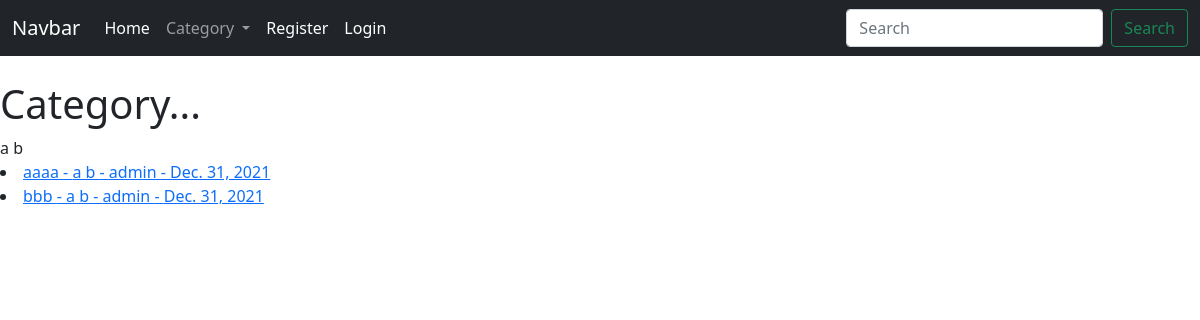
Before: /category/a b/ with the older database file.
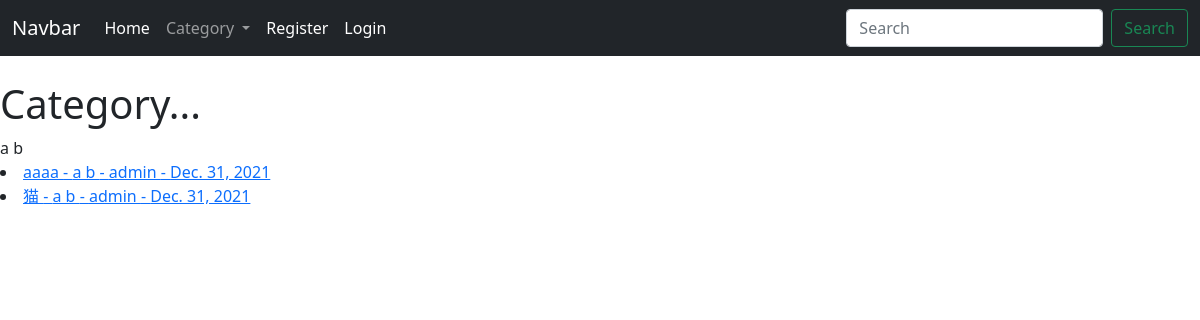
After: the same page with the newer database file.
### theblog/models.py (models this page shows, shortened)
class Post(models.Model):
    title = models.CharField(max_length=255)
    title_tag = models.CharField(max_length=255, default="My Freakin' Awesome Blog!")
    author = models.ForeignKey(User, on_delete=models.CASCADE)
    body = RichTextField(blank=True, null=True)
    post_date = models.DateField(auto_now_add=True)
    category = models.CharField(max_length=255, default='coding')
    snippet = models.CharField(max_length=255, default='Click Link Above To Read Blog Post...')
    likes = models.ManyToManyField(User, related_name='blog_posts')

### theblog/views.py (the view)
# urls.py: path('category/<str:cats>/', CategoryView, name='category'),
def CategoryView(request, cats):
    category_posts = Post.objects.filter(category=cats)
    cat_menu = Category.objects.all()
    return render(request, 'categories.html', {'cats':cats, 'category_posts':category_posts, 'cat_menu':cat_menu})

### theblog/models.py (called while the page is built)
    def __str__(self):
        return self.name

### theblog/templates/categories.html (shortened to what this page needs)
{% extends 'base.html' %}
{% block content %}
<h1>Category...</h1>
{{ cats }}
{% for post in category_posts %}
    <li><a href="{% url 'article-detail' post.pk %}">
    {{ post.title }} - {{ post.category }} - {{ post.author }} - {{ post.post_date }}
{% endfor %}
{% endblock %}

Changed rows visible on the page:
changed Post (number 2 of 2 on the later page): title "bbb" → "猫"
